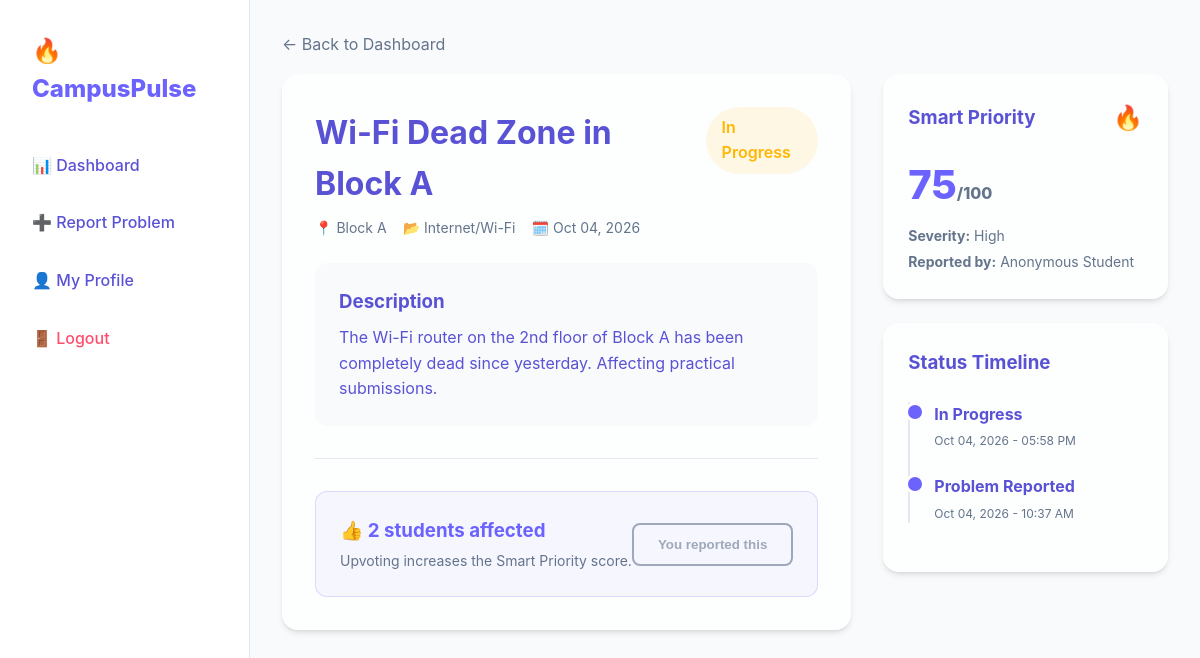
The app's page /complaint_details.php?id=1 (signed in) with its own data.
### tables this page shows
CREATE TABLE `complaints` (
  `id` int(11) NOT NULL,
  `student_id` int(11) NOT NULL,
  `category_id` int(11) NOT NULL,
  `location_id` int(11) NOT NULL,
  `title` varchar(150) NOT NULL,
  `description` text NOT NULL,
  `photo` varchar(255) DEFAULT NULL,
  `severity` enum('Low','Medium','High','Critical') NOT NULL,
  `status` enum('Pending','Under Review','In Progress','Resolved','Rejected') DEFAULT 'Pending',
  `priority_score` int(11) DEFAULT 0,
  `is_anonymous` tinyint(1) DEFAULT 1,
  `created_at` timestamp NOT NULL DEFAULT current_timestamp(),
  `updated_at` timestamp NOT NULL DEFAULT current_timestamp() ON UPDATE current_timestamp(),
  `resolved_at` timestamp NULL DEFAULT NULL
);

CREATE TABLE `locations` (
  `id` int(11) NOT NULL,
  `name` varchar(100) NOT NULL,
  `map_x_coord` int(11) DEFAULT 0,
  `map_y_coord` int(11) DEFAULT 0,
  `created_at` timestamp NOT NULL DEFAULT current_timestamp()
);

CREATE TABLE `categories` (
  `id` int(11) NOT NULL,
  `name` varchar(50) NOT NULL,
  `icon` varchar(50) NOT NULL,
  `created_at` timestamp NOT NULL DEFAULT current_timestamp()
);

CREATE TABLE `complaint_status_history` (
  `id` int(11) NOT NULL,
  `complaint_id` int(11) NOT NULL,
  `admin_id` int(11) DEFAULT NULL,
  `old_status` varchar(50) DEFAULT NULL,
  `new_status` varchar(50) NOT NULL,
  `notes` text DEFAULT NULL,
  `created_at` timestamp NOT NULL DEFAULT current_timestamp()
);

### complaint_details.php (the view, shortened to what this page needs)
<?php
require_once 'config/database.php';
$complaint_id = (int)$_GET['id'];
$student_id = $_SESSION['student_id'];
$stmt = $pdo->prepare("
    SELECT c.*, cat.name as category_name, cat.icon, l.name as location_name,
           u.name as reporter_name, s.course, s.academic_year,
           (SELECT COUNT(*) FROM complaint_votes WHERE complaint_id = c.id) as vote_count
    FROM complaints c
    JOIN categories cat ON c.category_id = cat.id
    JOIN locations l ON c.location_id = l.id
    JOIN students s ON c.student_id = s.id
    JOIN users u ON s.user_id = u.id
    WHERE c.id = ?
");
$stmt->execute([$complaint_id]);
$complaint = $stmt->fetch();
$history_stmt = $pdo->prepare("
    SELECT ch.*, u.name as admin_name
    FROM complaint_status_history ch
    LEFT JOIN admins a ON ch.admin_id = a.id
    LEFT JOIN users u ON a.user_id = u.id
    WHERE ch.complaint_id = ?
    ORDER BY ch.created_at DESC
");
$history_stmt->execute([$complaint_id]);
$history = $history_stmt->fetchAll();
include 'includes/header.php';
include 'includes/student_sidebar.php';
?>
<div class="main-content">
    <a href="student_dashboard.php" style="color: var(--text-muted); display: inline-block; margin-bottom: 1rem;">&larr; Back to Dashboard</a>
    <div style="display: grid; grid-template-columns: 2fr 1fr; gap: 2rem;">
        <div class="glass-panel" style="padding: 2rem;">
            <div style="display: flex; justify-content: space-between; align-items: start; margin-bottom: 1.5rem;">
                <div>
                    <h1 style="margin-bottom: 0.5rem;"><?php echo htmlspecialchars($complaint['title']); ?></h1>
                    <div style="display: flex; gap: 1rem; color: var(--text-muted); font-size: 0.875rem;">
                        <span>📍 <?php echo htmlspecialchars($complaint['location_name']); ?></span>
                        <span>📂 <?php echo htmlspecialchars($complaint['category_name']); ?></span>
                        <span>🗓️ <?php echo date('M d, Y', strtotime($complaint['created_at'])); ?></span>
                    </div>
                </div>
                <span class="badge badge-<?php echo strtolower($complaint['status'] === 'Resolved' ? 'resolved' : 'medium'); ?>" style="font-size: 1rem; padding: 0.5rem 1rem;">
                    <?php echo $complaint['status']; ?>
                </span>
            </div>
            <div style="margin-bottom: 2rem; background: var(--bg-color); padding: 1.5rem; border-radius: 12px;">
                <h3 style="margin-bottom: 0.5rem;">Description</h3>
                <p style="white-space: pre-wrap;"><?php echo htmlspecialchars($complaint['description']); ?></p>
            </div>
            <hr style="border: 0; border-top: 1px solid var(--border-color); margin: 2rem 0;">
            <div style="display: flex; align-items: center; justify-content: space-between; background: rgba(108, 99, 255, 0.05); padding: 1.5rem; border-radius: 12px; border: 1px solid rgba(108, 99, 255, 0.2);">
                <div>
                    <h3 style="color: var(--primary);">👍 <?php echo $complaint['vote_count']; ?> students affected</h3>
                    <p style="color: var(--text-muted); font-size: 0.875rem; margin-top: 0.25rem;">Upvoting increases the Smart Priority score.</p>
                </div>
                <?php if($complaint['student_id'] == $student_id): ?>
                    <button class="btn btn-outline" disabled style="opacity: 0.6; cursor: not-allowed; border-color: var(--text-muted); color: var(--text-muted);">You reported this</button>
                <?php endif; ?>
            </div>
        </div>
        <div>
            <div class="glass-panel" style="padding: 1.5rem; margin-bottom: 1.5rem;">
                <h3 style="margin-bottom: 1rem; display: flex; align-items: center; justify-content: space-between;">
                    Smart Priority
                    <span style="font-size: 1.5rem;">🔥</span>
                </h3>
                <div style="font-size: 2.5rem; font-weight: 800; color: var(--primary); margin-bottom: 0.5rem;">
                    <?php echo $complaint['priority_score']; ?><span style="font-size: 1rem; color: var(--text-muted);">/100</span>
                </div>
                <div style="font-size: 0.875rem; color: var(--text-muted);">
                    <strong>Severity:</strong> <?php echo $complaint['severity']; ?>
                </div>
                <div style="font-size: 0.875rem; color: var(--text-muted); margin-top: 0.25rem;">
                    <strong>Reported by:</strong>
                    <?php echo $complaint['is_anonymous'] ? 'Anonymous Student' : htmlspecialchars($complaint['reporter_name']); ?>
                </div>
            </div>
            <div class="glass-panel" style="padding: 1.5rem;">
                <h3 style="margin-bottom: 1rem;">Status Timeline</h3>
                <div class="timeline">
                    <?php if(empty($history)): ?>
                        <p style="color: var(--text-muted); font-size: 0.875rem;">Waiting for administrative review.</p>
                    <?php else: ?>
                        <?php foreach($history as $record): ?>
                            <div class="timeline-item">
                                <strong><?php echo htmlspecialchars($record['new_status']); ?></strong>
                                <p style="font-size: 0.75rem; color: var(--text-muted); margin-top: 0.25rem;">
                                    <?php echo date('M d, Y - h:i A', strtotime($record['created_at'])); ?>
                                </p>
                            </div>
                        <?php endforeach; ?>
                    <?php endif; ?>
                    <div class="timeline-item">
                        <strong>Problem Reported</strong>
                        <p style="font-size: 0.75rem; color: var(--text-muted); margin-top: 0.25rem;">
                            <?php echo date('M d, Y - h:i A', strtotime($complaint['created_at'])); ?>
                        </p>
                    </div>
                </div>
            </div>
        </div>
    </div>
</div>
</body>
</html>

### assets/css/style.css (style rules this page uses)
:root { --primary: #6C63FF; --primary-hover: #5a52d5; --secondary: #00C2A8; --accent: #FFB703; --danger: #FF4D6D; --success: #22c55e; --warning: #f59e0b; --bg-color: #F8FAFC; --text-main: #5a52d5; --text-muted: #64748b; --card-bg: #ffffff; --glass-bg: rgba(255, 255, 255, 0.7); --glass-border: rgba(255, 255, 255, 0.3); --border-color: #e2e8f0; --shadow-sm: 0 1px 2px 0 rgb(0 0 0 / 0.05); --shadow-md: 0 4px 6px -1px rgb(0 0 0 / 0.1), 0 2px 4px -2px rgb(0 0 0 / 0.1); --shadow-lg: 0 10px 15px -3px rgb(0 0 0 / 0.1), 0 4px 6px -4px rgb(0 0 0 / 0.1); --font-family: 'Inter', 'Segoe UI', system-ui, -apple-system, sans-serif; }
* { margin: 0; padding: 0; box-sizing: border-box; }
body { font-family: var(--font-family); background-color: var(--bg-color); color: var(--text-main); line-height: 1.6; transition: background-color 0.3s ease, color 0.3s ease; overflow-x: hidden; }
a { text-decoration: none; color: var(--primary); transition: 0.2s ease; }
.glass-panel { background: var(--glass-bg); backdrop-filter: blur(12px); -webkit-backdrop-filter: blur(12px); border: 1px solid var(--glass-border); box-shadow: var(--shadow-md); border-radius: 16px; }
.btn { display: inline-flex; align-items: center; justify-content: center; padding: 0.75rem 1.5rem; border-radius: 8px; font-weight: 600; cursor: pointer; border: none; transition: all 0.2s ease; gap: 0.5rem; }
.btn-outline { background: transparent; border: 2px solid var(--primary); color: var(--primary); }
.badge { padding: 0.25rem 0.75rem; border-radius: 9999px; font-size: 0.875rem; font-weight: 600; display: inline-block; }
.badge-medium { background: rgba(255, 183, 3, 0.1); color: var(--accent); }

### includes/student_sidebar.php (style rules this page uses)
.main-content { margin-left: 250px; padding: 2rem; min-height: 100vh; }

### complaint_details.php (style rules this page uses)
.timeline { border-left: 2px solid var(--border-color); padding-left: 1.5rem; margin-top: 1.5rem; }
.timeline-item { position: relative; margin-bottom: 1.5rem; }
.timeline-item::before { content: ''; position: absolute; left: -29px; top: 0; width: 14px; height: 14px; border-radius: 50%; background: var(--primary); border: 3px solid var(--card-bg); }

### records on screen
complaints: title "Wi-Fi Dead Zone in Block A", location.name "Block A", category.name "Internet/Wi-Fi", created_at "Oct 04, 2026", status "In Progress", description "The Wi-Fi router on the 2nd floor of Block A has been completely dead since yesterday. Affecting practical submissions.", priority_score "75", severity "High", created_at "Oct 04, 2026 - 10:37 AM"
complaint_status_history: new_status "In Progress", created_at "Oct 04, 2026 - 05:58 PM"

### other values on screen
APP_NAME "CampusPulse"
$complaint['vote_count'] "2"
